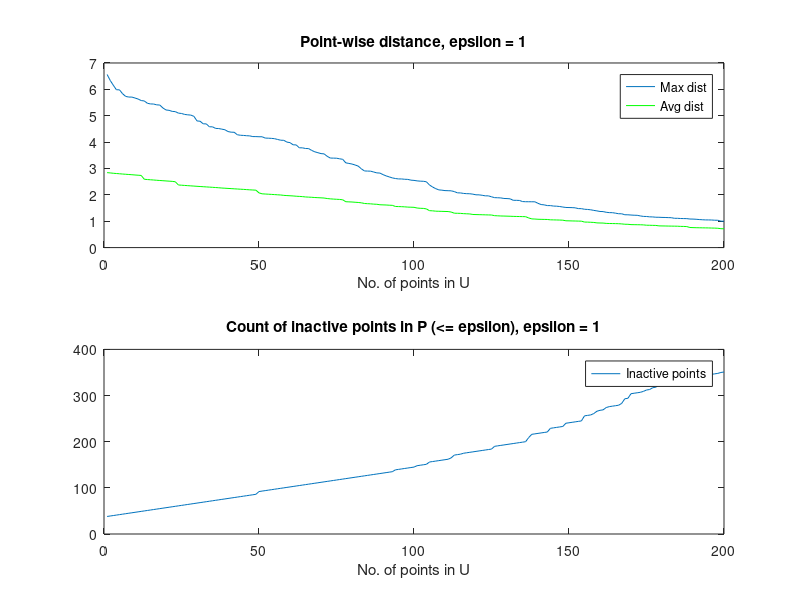
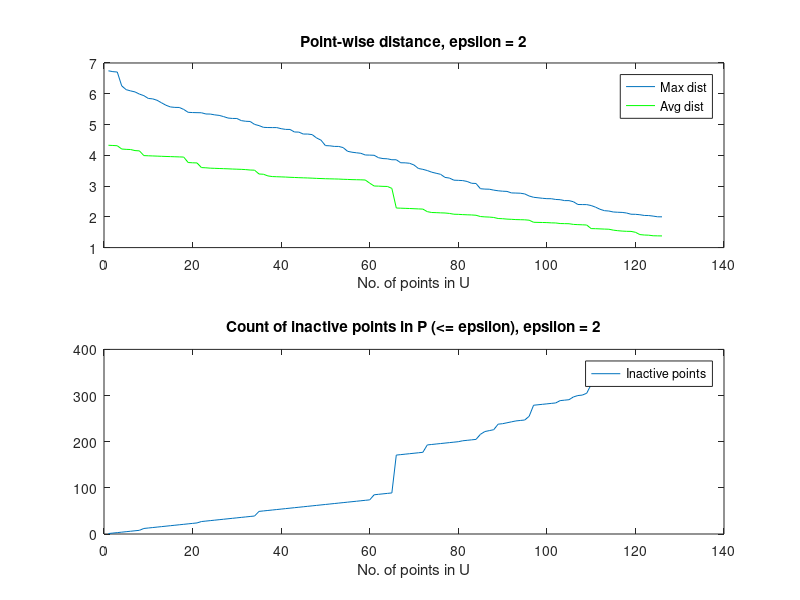
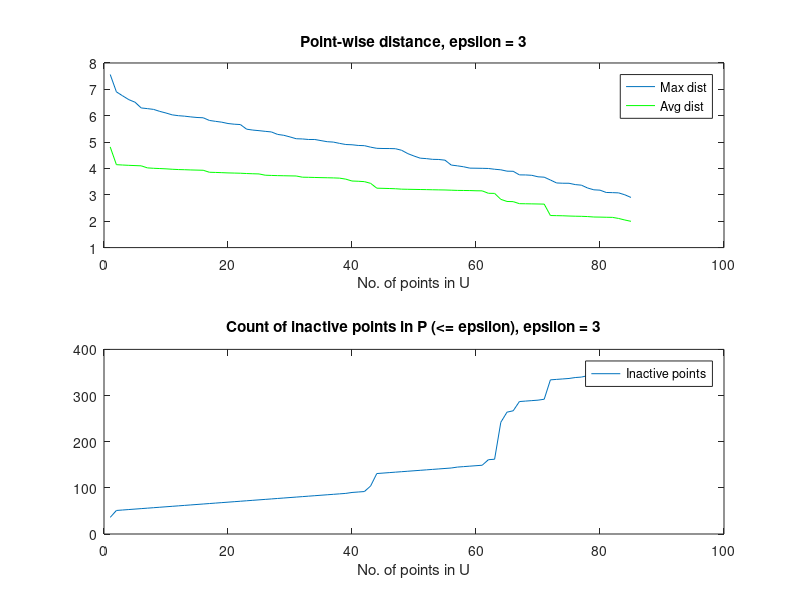
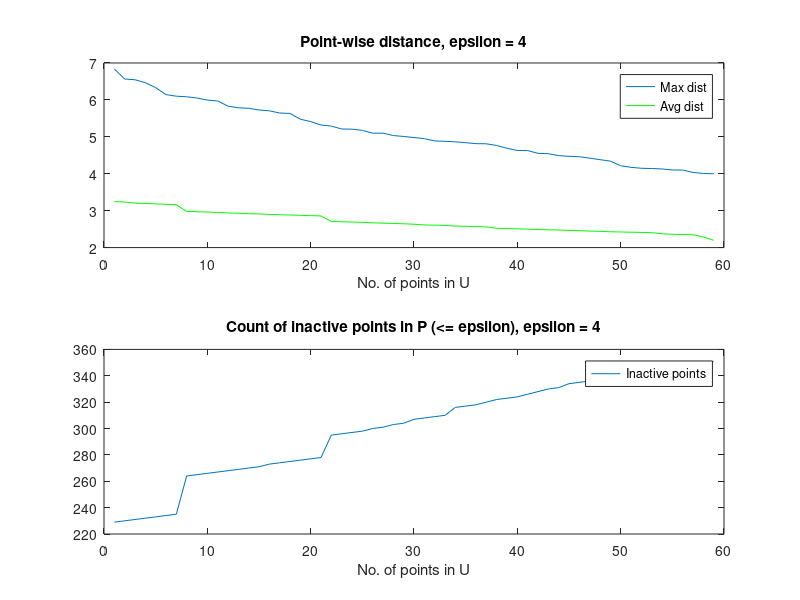

The MATLAB source for these figures, in order:
% P = U*X
% P = d*n matrix, U = d*k matrix, X = k*n matrix
% This program plots the max distance from the subset of points (U) chosen
% using three different algorithms as a function of the size of the subset.

tic;

for iter = 1:10
    clearvars -except iter;
    % Setting Constants
    epsilon = iter;

    % Importing data and converting to the matrix form
    P = csvread('ionosphere_mod.csv'); % ----- CHANGE HERE (specify file)-
    P = P'; 
    %P = P(:, 1:50);
    [d, n] = size(P);
    
    % Choosing epsilon
    %closest = pdist2(P', P', 'euclidean', 'Smallest', 2);
    %epsilon = min(closest(2, :)); % Dist between closest two points
    %epsilon = mean(closest(2, :));
    
    
    Q = P; % We will manipuate P and keep a copy of it in Q for later use

    %%%%%%%%%%%%%%%%%% ALGORITHM-1 Point-wise max distance %%%%%%%%%%%%%%%%%%%%
    % Computing columns of U 
    r = randi([1, n], 1, 1);
    U = zeros(d, n);
    U(:, 1) = P(:, r);
    %P = P(:, [(1:r-1), (r+1:end)]);
    P(:, r) = [];

    dist_array = zeros(1, n);
    [D, ~] = pdist2((U(:, 1))', P', 'euclidean', 'Smallest', 1);
    [max_dist, max_index] = max(D);
    dist_array(1) = max_dist;

    avg_dist_array = zeros(1, n);
    avg_dist_array(1) = mean(D);

    count_inactive = zeros(1, n);
    count_inactive(1) = sum(D <= epsilon) + 1;

    flag = 0;
    for i = 2:n
        if max_dist <= epsilon
            flag = 1;
            break
        else
            U(:, i) = P(:, max_index);
            P(:, max_index) = [];
            if i == n
                dist_array(i) = 0;
                avg_dist_array(i) = 0;
                count_inactive(i) = n;
            else
                [D, ~] = pdist2((U(:, 1:i))', P', 'euclidean', 'Smallest', 1);
                [max_dist, max_index] = max(D);
                dist_array(i) = max_dist;
                avg_dist_array(i) = mean(D);
                count_inactive(i) = sum(D <= epsilon) + i;
            end
        end
        fprintf('End of iteration:%d\n', i);
    end

    if flag == 1
        U = U(:, 1:(i-1));
        dist_array  = dist_array(1:(i-1));
        avg_dist_array  = avg_dist_array(1:(i-1));
        count_inactive = count_inactive(1:(i-1));
    else
        U = U(:, 1:i);
        dist_array = dist_array(1:i);
        avg_dist_array  = avg_dist_array(1:i);
        count_inactive = count_inactive(1:i);
    end

    %%% Plotting the distance as a function of the size of subset chosen
    Point_wise = figure('visible', 'off');

    subplot(2, 1, 1);
    plot(dist_array);
    title(['Point-wise distance, epsilon = ' num2str(epsilon)]);
    xlabel('No. of points in U');
    hold on;
    plot(avg_dist_array, 'green');
    legend('Max dist', 'Avg dist');
    hold off;

    subplot(2, 1, 2);
    plot(count_inactive);
    title(['Count of inactive points in P (<= epsilon), epsilon = ' num2str(epsilon)]);
    xlabel('No. of points in U');
    legend('Inactive points');
    display(iter);
    % ------ CHANGE HERE(specify directory)-----------
    saveas(Point_wise, ['Output-iono\Max_avg_inactive\Point-wise\point_wise' num2str(iter) '_epsilon=' num2str(epsilon) '.jpg']); 

    % Evaluate X using matrix multiplication
    P = Q; % Since P was changed in computing U, we need to reaasign
    c = 0.1;
    U = U + c*eye(size(U));
    X = U\P;

    % Cost (Frobenius norm) ||P - U*X||^2 
    C = norm((P - U*X), 'fro');

    % Sparsity
    nonzero_count = sum(sum(abs(X) > 1e-5));
    sparsity_coeff = nonzero_count/numel(X);

    % % Output
    % fprintf('No. of points(n): %d\t', n);
    % fprintf('No. of dimensions(d): %d\n', d);
    % fprintf('No. of clusters(k): %d\n', size(U, 2));
    % fprintf('Cost ||P - UX||: %3.3f\n', C);
    % fprintf('Sparsity: %3.3f\n', sparsity_coeff);

    % Output - saved in csv file
    output = [n, d, r, size(U, 2), C, sparsity_coeff, epsilon];
    % ------ CHANGE HERE(specify directory)-----------
    dlmwrite('Output-iono\Max_avg_inactive\Point-wise\results_point.csv', output, '-append');
end


toc;